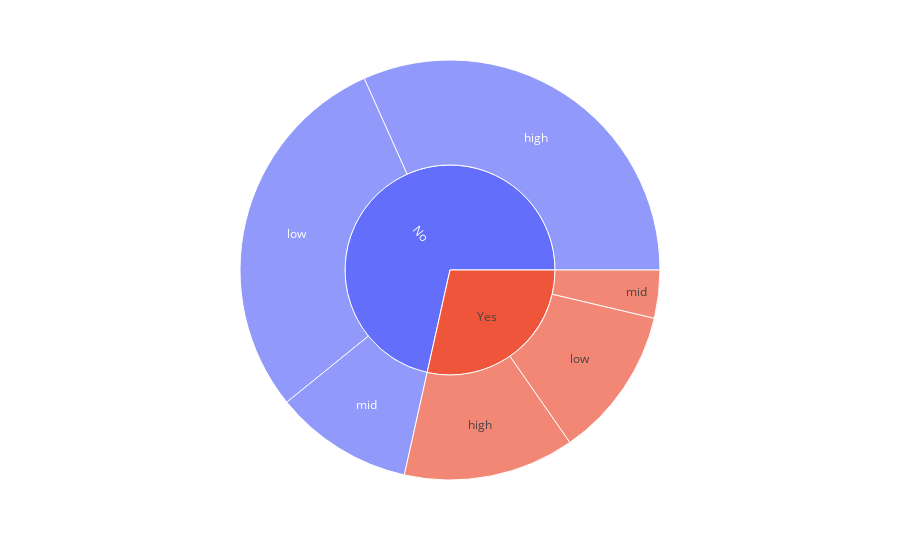

Notebook cell for this chart:
### Code cell
def hr_cat(data):
    if data < 60:
        return 'low'
    elif data >= 60 and data <= 70:
        return 'mid'
    else:
        return 'high'

df['HourlyRateCategory'] = pd.Series(map(hr_cat, df['HourlyRate']))

px.sunburst(data_frame = df, path = ['OverTime', 'HourlyRateCategory'])

### Figure 1 — Plotly figure (JSON) as saved in the notebook; plotly's stock layout.template omitted (floating-point values rounded to 4 significant figures)
{"data": [{"branchvalues": "total", "domain": {"x": [0, 1], "y": [0, 1]}, "hovertemplate": "labels=%{label}<br>count=%{value}<br>parent=%{parent}<br>id=%{id}<extra></extra>", "ids": ["Yes/high", "No/mid", "Yes/low", "No/low", "No/high", "Yes/mid", "Yes", "No"], "labels": ["high", "mid", "low", "low", "high", "mid", "Yes", "No"], "name": "", "parents": ["Yes", "No", "Yes", "No", "No", "Yes", "", ""], "type": "sunburst", "values": [164, 133, 145, 363, 395, 46, 355, 891]}], "layout": {"legend": {"tracegroupgap": 0}, "margin": {"t": 60}}}
